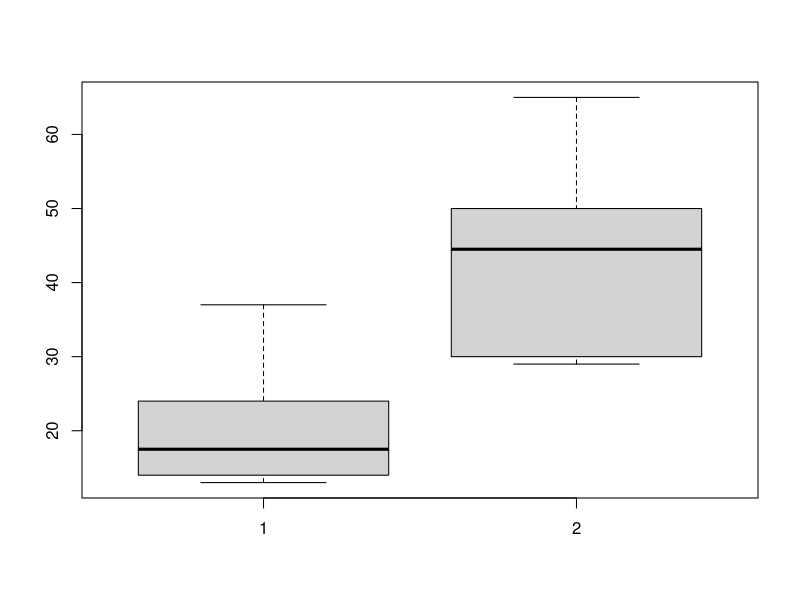
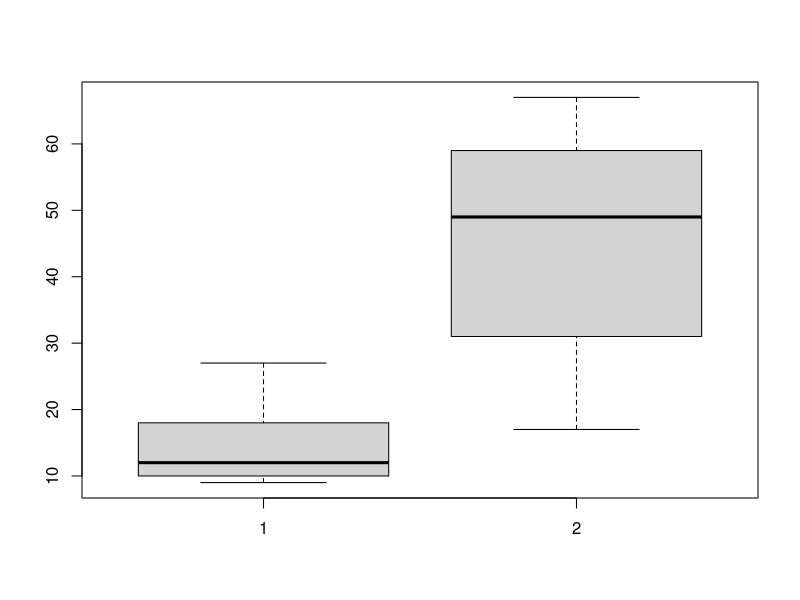

Source code (R) for these figures, in order:
## ---- chunk 1
knitr::opts_chunk$set(echo = TRUE)
## ---- chunk 2
# Participant F

participant_F <- c('F')
L1phone <- c('k', 'k', 'k', 'p', 'p', 'p', 'p', 't', 'p', 'p')
L1 <- c(24, 14, 25, 14, 22, 14, 13, 37, 13, 21)
L1toL2phone <- c('k','k','k','k','k', 'p', 'p', 'k','k', 't')
L1toL2 <- c(50, 30, 29, 44, 48, 45, 65, 30, 42, 54)

F.data <- data.frame(participant_F, L1phone, L1, L1toL2phone, L1toL2 )

summary(F.data)

print(F.data)
## ---- chunk 3
# Boxplot for Participant F
# shows basic comparison between VOT for French monolingual context and for English words during a codeswitch

boxplot(L1, L1toL2)

## ---- chunk 4
# Participant P

participant_P <- c('P')
L2phone <- c('p', 'p', 'p', 'p', 'p', 'p', 'p', 'p', 'p', 't')
L2 <- c(9, 13, 18, 11, 11, 16, 10, 27, 10, 19)
L2toL1phone <- c('p', 't', 't', 'p', 'p', 'p', 'k', 't', 'p', 'p')
L2toL1 <- c(49, 65, 67, 23, 17, 31, 51, 49, 59, 36)

P.data <- data.frame(participant_P, L2phone, L2, L2toL1phone, L2toL1)

summary(P.data)

print(P.data)
## ---- chunk 5

# Boxplot for Participant P
# shows basic comparison between VOT for French monolingual context and for English words during a codeswitch

boxplot(L2, L2toL1)
